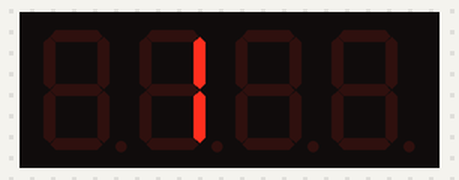
Bench run of a sketch on a simulated ESP32. Parts: 4-digit seven-segment display. WiFi joins after 1.5 s; servers stay silent unless stated.

Above: at 0.2 s.
At 0.8 s:
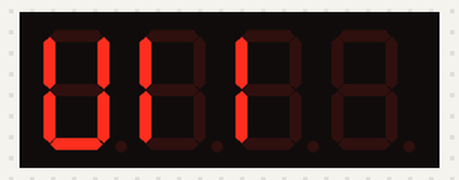
At 4.4 s:
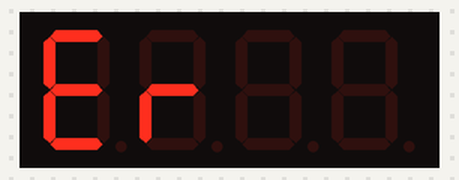
At 6.5 s:
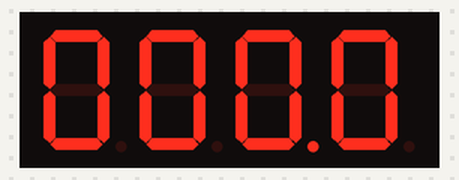

Measured:
- what the display in image 1 shows lasts 3.6 s, from 0.8 s to 4.4 s
- what the display in image 2 shows lasts 2.1 s, from 4.4 s to 6.5 s

The sketch:

FortLoudoun-ESP32.ino
```cpp
#include <WiFi.h>
#include <HTTPClient.h>
#include <ArduinoJson.h>
#include <Wire.h>
#include <Adafruit_GFX.h>
#include <Adafruit_LEDBackpack.h>

// -----------------------------
// User configuration
// -----------------------------
const char* WIFI_SSID = "YOUR_WIFI_SSID";
const char* WIFI_PASSWORD = "YOUR_WIFI_PASSWORD";

const char* DATA_URL = "https://raw.githubusercontent.com/aroschli/Lake-Level/main/data.json";

const unsigned long POLL_INTERVAL_MS = 5UL * 60UL * 1000UL; // 5 minutes
const uint8_t DISPLAY_I2C_ADDR = 0x70;

Adafruit_7segment display = Adafruit_7segment();
unsigned long lastPoll = 0;
float lastElevation = 0.0f;

void startupAnimation() {
  for (int i = 0; i < 6; i++) {
    display.clear();
    display.writeDigitNum(i % 4, i);
    display.writeDisplay();
    delay(120);
  }
  display.clear();
  display.writeDisplay();
}

void showStatusText(const char* text) {
  display.clear();
  for (uint8_t i = 0; i < 4 && text[i] != '\0'; i++) {
    char c = text[i];
    if (c >= 'a' && c <= 'z') c -= 32;
    display.writeDigitAscii(i, c);
  }
  display.writeDisplay();
}

void showElevation(float elevationFt) {
  int scaled = (int)round(elevationFt * 10.0f);

  if (scaled < 0 || scaled > 9999) {
    showStatusText("Err ");
    return;
  }

  int thousands = (scaled / 1000) % 10;
  int hundreds = (scaled / 100) % 10;
  int tens = (scaled / 10) % 10;
  int ones = scaled % 10;

  display.clear();
  display.writeDigitNum(0, thousands);
  display.writeDigitNum(1, hundreds);
  display.writeDigitNum(3, tens, true);  // decimal point
  display.writeDigitNum(4, ones);
  display.writeDisplay();
}

bool fetchFLLElevation(float& elevationOut) {
  if (WiFi.status() != WL_CONNECTED) return false;

  for (int attempt = 0; attempt < 3; attempt++) {
    HTTPClient http;
    http.begin(DATA_URL);
    int statusCode = http.GET();

    if (statusCode == HTTP_CODE_OK) {
      String payload = http.getString();
      http.end();

      StaticJsonDocument<1024> doc;
      DeserializationError err = deserializeJson(doc, payload);
      if (!err && doc["fort_loudoun_lake"].containsKey("elevation_ft")) {
        elevationOut = doc["fort_loudoun_lake"]["elevation_ft"].as<float>();
        return true;
      }
    }

    http.end();
    delay(500);  // retry delay
  }

  return false;
}

bool connectWiFi() {
  WiFi.mode(WIFI_STA);
  WiFi.setSleep(false);   // more stable WiFi
  WiFi.begin(WIFI_SSID, WIFI_PASSWORD);

  showStatusText("WiFi");

  const unsigned long timeoutMs = 20000;
  unsigned long start = millis();

  while (WiFi.status() != WL_CONNECTED && (millis() - start) < timeoutMs) {
    delay(300);
  }

  return WiFi.status() == WL_CONNECTED;
}

void setup() {
  Wire.begin(21, 22);              // ESP32 I2C pins
  display.begin(DISPLAY_I2C_ADDR);
  delay(20);
  display.setBrightness(8);

  startupAnimation();

  //showStatusText("Init");

  if (!connectWiFi()) {
    showStatusText("nEt ");
    return;
  }

  float elevation = 0.0f;
  if (fetchFLLElevation(elevation)) {
    lastElevation = elevation;
    showElevation(elevation);
    lastPoll = millis();
  } else {
    showStatusText("Err ");
  }
}

void loop() {
  if (WiFi.status() != WL_CONNECTED) {
    if (!connectWiFi()) {
      showStatusText("nEt ");
      delay(2000);
      return;
    }
  }

  unsigned long now = millis();
  if (now - lastPoll >= POLL_INTERVAL_MS || lastPoll == 0) {

    float elevation = 0.0f;
    if (fetchFLLElevation(elevation)) {
      lastElevation = elevation;
      showElevation(elevation);

      // Heartbeat blink
      delay(200);
      int scaled = (int)round(elevation * 10.0f);
      int tens = (scaled / 10) % 10;
      display.writeDigitNum(3, tens, false);
      display.writeDisplay();

      lastPoll = now;
    } else {
      // Fallback to last known elevation
      showElevation(lastElevation);
      delay(2000);
    }
  }

  delay(100);
}
```
